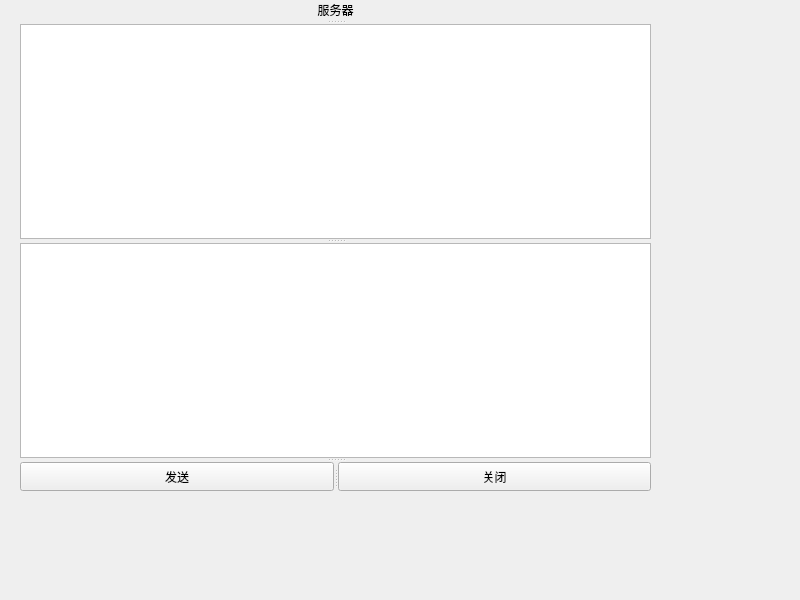
<?xml version="1.0" encoding="UTF-8"?>
<ui version="4.0">
 <class>ServerWidget</class>
 <widget class="QWidget" name="ServerWidget">
  <property name="geometry">
   <rect>
    <x>0</x>
    <y>0</y>
    <width>800</width>
    <height>600</height>
   </rect>
  </property>
  <property name="windowTitle">
   <string>ServerWidget</string>
  </property>
  <widget class="QSplitter" name="splitter_2">
   <property name="geometry">
    <rect>
     <x>20</x>
     <y>0</y>
     <width>631</width>
     <height>491</height>
    </rect>
   </property>
   <property name="orientation">
    <enum>Qt::Orientation::Vertical</enum>
   </property>
   <widget class="QLabel" name="label">
    <property name="text">
     <string>服务器</string>
    </property>
    <property name="alignment">
     <set>Qt::AlignmentFlag::AlignCenter</set>
    </property>
   </widget>
   <widget class="QTextEdit" name="textEditRead"/>
   <widget class="QTextEdit" name="textEditWrite"/>
   <widget class="QSplitter" name="splitter">
    <property name="orientation">
     <enum>Qt::Orientation::Horizontal</enum>
    </property>
    <widget class="QPushButton" name="buttonsend">
     <property name="text">
      <string>发送</string>
     </property>
    </widget>
    <widget class="QPushButton" name="buttonclose">
     <property name="text">
      <string>关闭</string>
     </property>
    </widget>
   </widget>
  </widget>
 </widget>
 <resources/>
 <connections/>
</ui>
